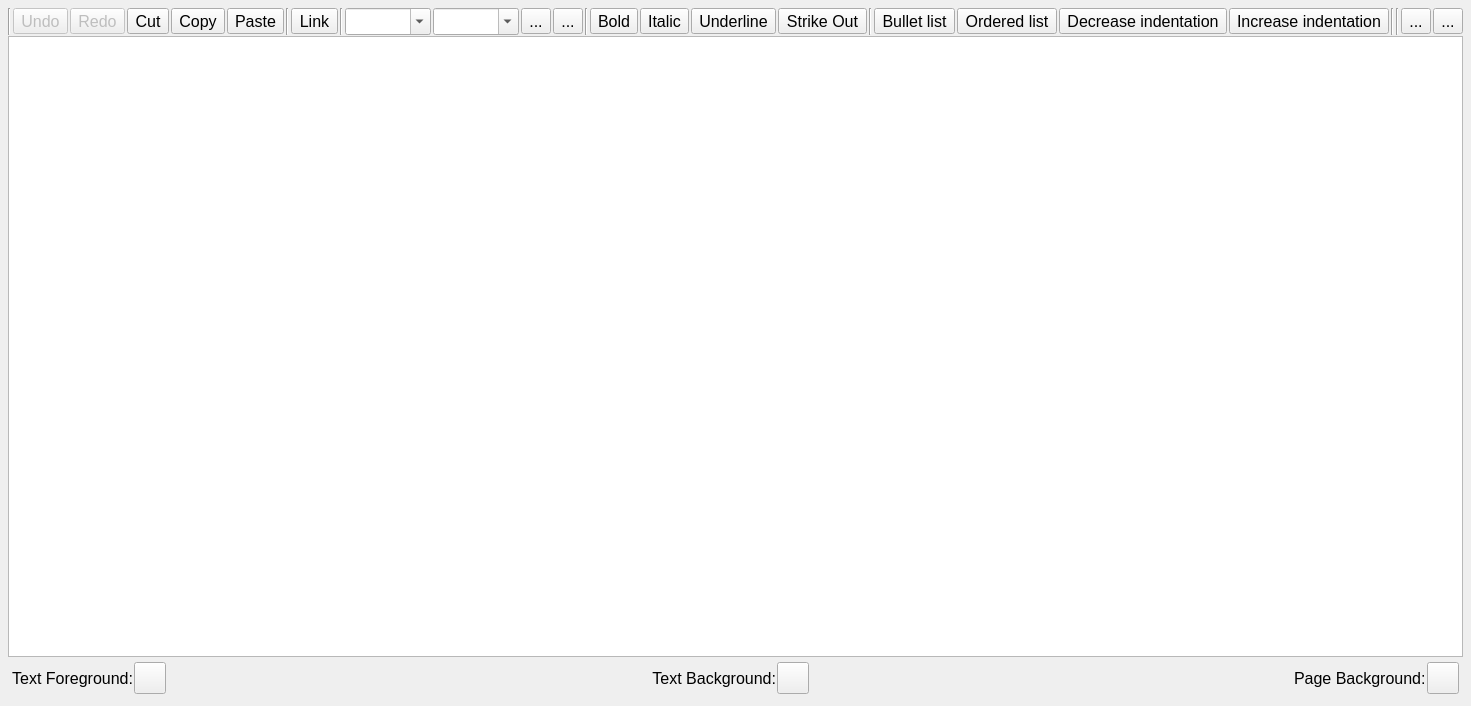
<?xml version="1.0" encoding="UTF-8"?>
<ui version="4.0">
 <class>UIRichTextEdit</class>
 <widget class="QWidget" name="UIRichTextEdit">
  <property name="geometry">
   <rect>
    <x>0</x>
    <y>0</y>
    <width>957</width>
    <height>706</height>
   </rect>
  </property>
  <property name="font">
   <font>
    <pointsize>12</pointsize>
   </font>
  </property>
  <property name="windowTitle">
   <string notr="true"/>
  </property>
  <layout class="QVBoxLayout" name="verticalLayout">
   <property name="spacing">
    <number>1</number>
   </property>
   <property name="leftMargin">
    <number>8</number>
   </property>
   <property name="topMargin">
    <number>8</number>
   </property>
   <property name="rightMargin">
    <number>8</number>
   </property>
   <property name="bottomMargin">
    <number>8</number>
   </property>
   <item>
    <widget class="QWidget" name="f_toolbar" native="true">
     <layout class="QHBoxLayout" name="horizontalLayout">
      <property name="spacing">
       <number>2</number>
      </property>
      <property name="leftMargin">
       <number>0</number>
      </property>
      <property name="topMargin">
       <number>0</number>
      </property>
      <property name="rightMargin">
       <number>0</number>
      </property>
      <property name="bottomMargin">
       <number>0</number>
      </property>
      <item>
       <widget class="Line" name="line_4">
        <property name="orientation">
         <enum>Qt::Vertical</enum>
        </property>
       </widget>
      </item>
      <item>
       <widget class="QToolButton" name="f_undo">
        <property name="enabled">
         <bool>false</bool>
        </property>
        <property name="focusPolicy">
         <enum>Qt::ClickFocus</enum>
        </property>
        <property name="toolTip">
         <string>Undo (CTRL+Z)</string>
        </property>
        <property name="text">
         <string>Undo</string>
        </property>
        <property name="icon">
         <iconset resource="../resx/resources.qrc">
          <normaloff>:/qt_utility/icons/ui/imgUndo.png</normaloff>:/qt_utility/icons/ui/imgUndo.png</iconset>
        </property>
        <property name="iconSize">
         <size>
          <width>32</width>
          <height>32</height>
         </size>
        </property>
       </widget>
      </item>
      <item>
       <widget class="QToolButton" name="f_redo">
        <property name="enabled">
         <bool>false</bool>
        </property>
        <property name="focusPolicy">
         <enum>Qt::ClickFocus</enum>
        </property>
        <property name="toolTip">
         <string>Redo</string>
        </property>
        <property name="text">
         <string>Redo</string>
        </property>
        <property name="icon">
         <iconset resource="../resx/resources.qrc">
          <normaloff>:/qt_utility/icons/ui/imgRedo.png</normaloff>:/qt_utility/icons/ui/imgRedo.png</iconset>
        </property>
        <property name="iconSize">
         <size>
          <width>32</width>
          <height>32</height>
         </size>
        </property>
       </widget>
      </item>
      <item>
       <widget class="QToolButton" name="f_cut">
        <property name="focusPolicy">
         <enum>Qt::ClickFocus</enum>
        </property>
        <property name="toolTip">
         <string>Cut (CTRL+X)</string>
        </property>
        <property name="text">
         <string>Cut</string>
        </property>
        <property name="icon">
         <iconset resource="../resx/resources.qrc">
          <normaloff>:/qt_utility/icons/ui/imgCut.png</normaloff>:/qt_utility/icons/ui/imgCut.png</iconset>
        </property>
        <property name="iconSize">
         <size>
          <width>32</width>
          <height>32</height>
         </size>
        </property>
       </widget>
      </item>
      <item>
       <widget class="QToolButton" name="f_copy">
        <property name="focusPolicy">
         <enum>Qt::ClickFocus</enum>
        </property>
        <property name="toolTip">
         <string>Copy (CTRL+C)</string>
        </property>
        <property name="text">
         <string>Copy</string>
        </property>
        <property name="icon">
         <iconset resource="../resx/resources.qrc">
          <normaloff>:/qt_utility/icons/ui/imgCopy.png</normaloff>:/qt_utility/icons/ui/imgCopy.png</iconset>
        </property>
        <property name="iconSize">
         <size>
          <width>32</width>
          <height>32</height>
         </size>
        </property>
       </widget>
      </item>
      <item>
       <widget class="QToolButton" name="f_paste">
        <property name="focusPolicy">
         <enum>Qt::ClickFocus</enum>
        </property>
        <property name="toolTip">
         <string>Paste (CTRL+V)</string>
        </property>
        <property name="text">
         <string>Paste</string>
        </property>
        <property name="icon">
         <iconset resource="../resx/resources.qrc">
          <normaloff>:/qt_utility/icons/ui/imgPaste.png</normaloff>:/qt_utility/icons/ui/imgPaste.png</iconset>
        </property>
        <property name="iconSize">
         <size>
          <width>32</width>
          <height>32</height>
         </size>
        </property>
       </widget>
      </item>
      <item>
       <widget class="Line" name="line">
        <property name="orientation">
         <enum>Qt::Vertical</enum>
        </property>
       </widget>
      </item>
      <item>
       <widget class="QToolButton" name="f_link">
        <property name="focusPolicy">
         <enum>Qt::ClickFocus</enum>
        </property>
        <property name="toolTip">
         <string>Link (CTRL+L)</string>
        </property>
        <property name="text">
         <string>Link</string>
        </property>
        <property name="icon">
         <iconset resource="../resx/resources.qrc">
          <normaloff>:/qt_utility/icons/ui/imgLink.png</normaloff>:/qt_utility/icons/ui/imgLink.png</iconset>
        </property>
        <property name="iconSize">
         <size>
          <width>32</width>
          <height>32</height>
         </size>
        </property>
        <property name="checkable">
         <bool>true</bool>
        </property>
       </widget>
      </item>
      <item>
       <widget class="Line" name="line_3">
        <property name="orientation">
         <enum>Qt::Vertical</enum>
        </property>
       </widget>
      </item>
      <item>
       <widget class="QComboBox" name="f_paragraph">
        <property name="focusPolicy">
         <enum>Qt::ClickFocus</enum>
        </property>
        <property name="toolTip">
         <string>Paragraph formatting</string>
        </property>
        <property name="editable">
         <bool>true</bool>
        </property>
       </widget>
      </item>
      <item>
       <widget class="QComboBox" name="f_fontsize">
        <property name="font">
         <font>
          <pointsize>12</pointsize>
         </font>
        </property>
        <property name="focusPolicy">
         <enum>Qt::ClickFocus</enum>
        </property>
        <property name="toolTip">
         <string>Font size</string>
        </property>
        <property name="editable">
         <bool>true</bool>
        </property>
       </widget>
      </item>
      <item>
       <widget class="QToolButton" name="m_btnIncreaseFont">
        <property name="text">
         <string>...</string>
        </property>
        <property name="icon">
         <iconset resource="../resx/resources.qrc">
          <normaloff>:/qt_utility/icons/ui/imgIncreaseFontSize.png</normaloff>:/qt_utility/icons/ui/imgIncreaseFontSize.png</iconset>
        </property>
        <property name="iconSize">
         <size>
          <width>32</width>
          <height>32</height>
         </size>
        </property>
       </widget>
      </item>
      <item>
       <widget class="QToolButton" name="m_btnDecreaseFont">
        <property name="text">
         <string>...</string>
        </property>
        <property name="icon">
         <iconset resource="../resx/resources.qrc">
          <normaloff>:/qt_utility/icons/ui/imgDecreaseFontSize.png</normaloff>:/qt_utility/icons/ui/imgDecreaseFontSize.png</iconset>
        </property>
        <property name="iconSize">
         <size>
          <width>32</width>
          <height>32</height>
         </size>
        </property>
       </widget>
      </item>
      <item>
       <widget class="Line" name="line_7">
        <property name="orientation">
         <enum>Qt::Vertical</enum>
        </property>
       </widget>
      </item>
      <item>
       <widget class="QToolButton" name="f_bold">
        <property name="focusPolicy">
         <enum>Qt::ClickFocus</enum>
        </property>
        <property name="toolTip">
         <string notr="true">Bold (CTRL+B)</string>
        </property>
        <property name="text">
         <string>Bold</string>
        </property>
        <property name="icon">
         <iconset resource="../resx/resources.qrc">
          <normaloff>:/qt_utility/icons/ui/imgBold.png</normaloff>:/qt_utility/icons/ui/imgBold.png</iconset>
        </property>
        <property name="iconSize">
         <size>
          <width>32</width>
          <height>32</height>
         </size>
        </property>
        <property name="checkable">
         <bool>true</bool>
        </property>
       </widget>
      </item>
      <item>
       <widget class="QToolButton" name="f_italic">
        <property name="focusPolicy">
         <enum>Qt::ClickFocus</enum>
        </property>
        <property name="toolTip">
         <string>Italic (CTRL+I)</string>
        </property>
        <property name="text">
         <string>Italic</string>
        </property>
        <property name="icon">
         <iconset resource="../resx/resources.qrc">
          <normaloff>:/qt_utility/icons/ui/imgItalic.png</normaloff>:/qt_utility/icons/ui/imgItalic.png</iconset>
        </property>
        <property name="iconSize">
         <size>
          <width>32</width>
          <height>32</height>
         </size>
        </property>
        <property name="checkable">
         <bool>true</bool>
        </property>
       </widget>
      </item>
      <item>
       <widget class="QToolButton" name="f_underline">
        <property name="focusPolicy">
         <enum>Qt::ClickFocus</enum>
        </property>
        <property name="toolTip">
         <string>Underline (CTRL+U)</string>
        </property>
        <property name="text">
         <string>Underline</string>
        </property>
        <property name="icon">
         <iconset resource="../resx/resources.qrc">
          <normaloff>:/qt_utility/icons/ui/imgUnderline.png</normaloff>:/qt_utility/icons/ui/imgUnderline.png</iconset>
        </property>
        <property name="iconSize">
         <size>
          <width>32</width>
          <height>32</height>
         </size>
        </property>
        <property name="checkable">
         <bool>true</bool>
        </property>
       </widget>
      </item>
      <item>
       <widget class="QToolButton" name="f_strikeout">
        <property name="text">
         <string>Strike Out</string>
        </property>
        <property name="icon">
         <iconset resource="../resx/resources.qrc">
          <normaloff>:/qt_utility/icons/ui/imgStrikeThrough.png</normaloff>:/qt_utility/icons/ui/imgStrikeThrough.png</iconset>
        </property>
        <property name="iconSize">
         <size>
          <width>32</width>
          <height>32</height>
         </size>
        </property>
        <property name="checkable">
         <bool>true</bool>
        </property>
       </widget>
      </item>
      <item>
       <widget class="Line" name="line_5">
        <property name="orientation">
         <enum>Qt::Vertical</enum>
        </property>
       </widget>
      </item>
      <item>
       <widget class="QToolButton" name="f_list_bullet">
        <property name="focusPolicy">
         <enum>Qt::ClickFocus</enum>
        </property>
        <property name="toolTip">
         <string>Bullet list (CTRL+-)</string>
        </property>
        <property name="text">
         <string>Bullet list</string>
        </property>
        <property name="icon">
         <iconset resource="../resx/resources.qrc">
          <normaloff>:/qt_utility/icons/ui/imgTextUnordered.png</normaloff>:/qt_utility/icons/ui/imgTextUnordered.png</iconset>
        </property>
        <property name="iconSize">
         <size>
          <width>32</width>
          <height>32</height>
         </size>
        </property>
        <property name="checkable">
         <bool>true</bool>
        </property>
       </widget>
      </item>
      <item>
       <widget class="QToolButton" name="f_list_ordered">
        <property name="focusPolicy">
         <enum>Qt::ClickFocus</enum>
        </property>
        <property name="toolTip">
         <string>Ordered list (CTRL+=)</string>
        </property>
        <property name="text">
         <string>Ordered list</string>
        </property>
        <property name="icon">
         <iconset resource="../resx/resources.qrc">
          <normaloff>:/qt_utility/icons/ui/imgTextOrdered.png</normaloff>:/qt_utility/icons/ui/imgTextOrdered.png</iconset>
        </property>
        <property name="iconSize">
         <size>
          <width>32</width>
          <height>32</height>
         </size>
        </property>
        <property name="checkable">
         <bool>true</bool>
        </property>
       </widget>
      </item>
      <item>
       <widget class="QToolButton" name="f_indent_dec">
        <property name="focusPolicy">
         <enum>Qt::ClickFocus</enum>
        </property>
        <property name="toolTip">
         <string>Decrease indentation (CTRL+,)</string>
        </property>
        <property name="text">
         <string>Decrease indentation</string>
        </property>
        <property name="icon">
         <iconset resource="../resx/resources.qrc">
          <normaloff>:/qt_utility/icons/ui/imgIndentLess.png</normaloff>:/qt_utility/icons/ui/imgIndentLess.png</iconset>
        </property>
        <property name="iconSize">
         <size>
          <width>32</width>
          <height>32</height>
         </size>
        </property>
       </widget>
      </item>
      <item>
       <widget class="QToolButton" name="f_indent_inc">
        <property name="focusPolicy">
         <enum>Qt::ClickFocus</enum>
        </property>
        <property name="toolTip">
         <string>Increase indentation (CTRL+.)</string>
        </property>
        <property name="text">
         <string>Increase indentation</string>
        </property>
        <property name="icon">
         <iconset resource="../resx/resources.qrc">
          <normaloff>:/qt_utility/icons/ui/imgIndentMore.png</normaloff>:/qt_utility/icons/ui/imgIndentMore.png</iconset>
        </property>
        <property name="iconSize">
         <size>
          <width>32</width>
          <height>32</height>
         </size>
        </property>
       </widget>
      </item>
      <item>
       <widget class="Line" name="line_2">
        <property name="orientation">
         <enum>Qt::Vertical</enum>
        </property>
       </widget>
      </item>
      <item>
       <widget class="Line" name="line_6">
        <property name="orientation">
         <enum>Qt::Vertical</enum>
        </property>
       </widget>
      </item>
      <item>
       <widget class="QToolButton" name="f_image">
        <property name="minimumSize">
         <size>
          <width>0</width>
          <height>0</height>
         </size>
        </property>
        <property name="text">
         <string notr="true">...</string>
        </property>
        <property name="iconSize">
         <size>
          <width>32</width>
          <height>32</height>
         </size>
        </property>
       </widget>
      </item>
      <item>
       <spacer name="horizontalSpacer">
        <property name="orientation">
         <enum>Qt::Horizontal</enum>
        </property>
        <property name="sizeHint" stdset="0">
         <size>
          <width>40</width>
          <height>20</height>
         </size>
        </property>
       </spacer>
      </item>
      <item>
       <widget class="QToolButton" name="f_menu">
        <property name="text">
         <string>...</string>
        </property>
        <property name="iconSize">
         <size>
          <width>32</width>
          <height>32</height>
         </size>
        </property>
       </widget>
      </item>
     </layout>
     <zorder>line_4</zorder>
     <zorder>f_undo</zorder>
     <zorder>f_redo</zorder>
     <zorder>f_cut</zorder>
     <zorder>f_copy</zorder>
     <zorder>f_paste</zorder>
     <zorder>line</zorder>
     <zorder>f_link</zorder>
     <zorder>line_3</zorder>
     <zorder>f_italic</zorder>
     <zorder>f_underline</zorder>
     <zorder>line_2</zorder>
     <zorder>line_5</zorder>
     <zorder>f_list_bullet</zorder>
     <zorder>f_list_ordered</zorder>
     <zorder>f_indent_dec</zorder>
     <zorder>f_indent_inc</zorder>
     <zorder>f_bold</zorder>
     <zorder>f_strikeout</zorder>
     <zorder>f_image</zorder>
     <zorder>line_6</zorder>
     <zorder>f_menu</zorder>
     <zorder>f_fontsize</zorder>
     <zorder>m_btnIncreaseFont</zorder>
     <zorder>line_7</zorder>
     <zorder>m_btnDecreaseFont</zorder>
     <zorder>f_paragraph</zorder>
    </widget>
   </item>
   <item>
    <widget class="cbtek::common::qt_utility::UITextEdit" name="f_textedit">
     <property name="autoFormatting">
      <set>QTextEdit::AutoNone</set>
     </property>
     <property name="tabChangesFocus">
      <bool>true</bool>
     </property>
    </widget>
   </item>
   <item>
    <layout class="QGridLayout" name="gridLayout">
     <property name="leftMargin">
      <number>4</number>
     </property>
     <property name="topMargin">
      <number>4</number>
     </property>
     <property name="rightMargin">
      <number>4</number>
     </property>
     <property name="bottomMargin">
      <number>4</number>
     </property>
     <item row="1" column="0">
      <widget class="QLabel" name="label_3">
       <property name="text">
        <string>Text Foreground:</string>
       </property>
       <property name="alignment">
        <set>Qt::AlignRight|Qt::AlignTrailing|Qt::AlignVCenter</set>
       </property>
      </widget>
     </item>
     <item row="1" column="5">
      <widget class="QToolButton" name="m_btnTextBackground">
       <property name="minimumSize">
        <size>
         <width>32</width>
         <height>32</height>
        </size>
       </property>
       <property name="maximumSize">
        <size>
         <width>32</width>
         <height>32</height>
        </size>
       </property>
       <property name="focusPolicy">
        <enum>Qt::ClickFocus</enum>
       </property>
       <property name="toolTip">
        <string>Text background color</string>
       </property>
       <property name="text">
        <string/>
       </property>
       <property name="iconSize">
        <size>
         <width>16</width>
         <height>16</height>
        </size>
       </property>
      </widget>
     </item>
     <item row="1" column="4">
      <widget class="QLabel" name="label">
       <property name="text">
        <string>Text Background:</string>
       </property>
       <property name="alignment">
        <set>Qt::AlignRight|Qt::AlignTrailing|Qt::AlignVCenter</set>
       </property>
      </widget>
     </item>
     <item row="1" column="6">
      <spacer name="horizontalSpacer_3">
       <property name="orientation">
        <enum>Qt::Horizontal</enum>
       </property>
       <property name="sizeHint" stdset="0">
        <size>
         <width>40</width>
         <height>20</height>
        </size>
       </property>
      </spacer>
     </item>
     <item row="1" column="7">
      <widget class="QLabel" name="label_2">
       <property name="text">
        <string>Page Background:</string>
       </property>
      </widget>
     </item>
     <item row="1" column="3">
      <spacer name="horizontalSpacer_2">
       <property name="orientation">
        <enum>Qt::Horizontal</enum>
       </property>
       <property name="sizeHint" stdset="0">
        <size>
         <width>40</width>
         <height>20</height>
        </size>
       </property>
      </spacer>
     </item>
     <item row="1" column="2">
      <widget class="QToolButton" name="m_btnTextForeground">
       <property name="minimumSize">
        <size>
         <width>32</width>
         <height>32</height>
        </size>
       </property>
       <property name="maximumSize">
        <size>
         <width>32</width>
         <height>32</height>
        </size>
       </property>
       <property name="focusPolicy">
        <enum>Qt::ClickFocus</enum>
       </property>
       <property name="toolTip">
        <string>Text foreground color</string>
       </property>
       <property name="text">
        <string/>
       </property>
       <property name="iconSize">
        <size>
         <width>16</width>
         <height>16</height>
        </size>
       </property>
      </widget>
     </item>
     <item row="1" column="8">
      <widget class="QToolButton" name="m_btnPageBackground">
       <property name="sizePolicy">
        <sizepolicy hsizetype="Preferred" vsizetype="Fixed">
         <horstretch>0</horstretch>
         <verstretch>0</verstretch>
        </sizepolicy>
       </property>
       <property name="minimumSize">
        <size>
         <width>32</width>
         <height>32</height>
        </size>
       </property>
       <property name="maximumSize">
        <size>
         <width>32</width>
         <height>32</height>
        </size>
       </property>
       <property name="text">
        <string/>
       </property>
       <property name="iconSize">
        <size>
         <width>16</width>
         <height>16</height>
        </size>
       </property>
      </widget>
     </item>
    </layout>
   </item>
  </layout>
 </widget>
 <customwidgets>
  <customwidget>
   <class>cbtek::common::qt_utility::UITextEdit</class>
   <extends>QTextEdit</extends>
   <header>qt_utility/inc/UITextEdit.h</header>
  </customwidget>
 </customwidgets>
 <tabstops>
  <tabstop>f_textedit</tabstop>
  <tabstop>f_strikeout</tabstop>
  <tabstop>f_image</tabstop>
  <tabstop>f_menu</tabstop>
 </tabstops>
 <resources>
  <include location="../resx/resources.qrc"/>
 </resources>
 <connections/>
</ui>
